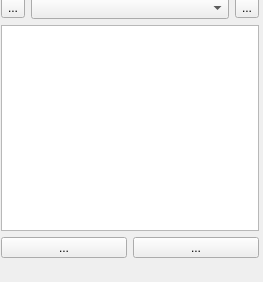
<?xml version="1.0" encoding="UTF-8"?>
<ui version="4.0">
 <class>DockWidget</class>
 <widget class="QDockWidget" name="DockWidget">
  <property name="geometry">
   <rect>
    <x>0</x>
    <y>0</y>
    <width>263</width>
    <height>282</height>
   </rect>
  </property>
  <property name="windowTitle">
   <string>DockWidget</string>
  </property>
  <widget class="QWidget" name="dockWidgetContents">
   <property name="sizePolicy">
    <sizepolicy hsizetype="MinimumExpanding" vsizetype="MinimumExpanding">
     <horstretch>0</horstretch>
     <verstretch>0</verstretch>
    </sizepolicy>
   </property>
   <widget class="QWidget" name="">
    <property name="geometry">
     <rect>
      <x>1</x>
      <y>-3</y>
      <width>258</width>
      <height>261</height>
     </rect>
    </property>
    <layout class="QVBoxLayout" name="verticalLayout" stretch="0,1,0">
     <item>
      <layout class="QHBoxLayout" name="horizontalLayout">
       <item>
        <widget class="QToolButton" name="QgsPreviousTheme">
         <property name="sizePolicy">
          <sizepolicy hsizetype="Fixed" vsizetype="Fixed">
           <horstretch>5</horstretch>
           <verstretch>0</verstretch>
          </sizepolicy>
         </property>
         <property name="text">
          <string>...</string>
         </property>
        </widget>
       </item>
       <item>
        <widget class="QComboBox" name="QgsThemeList"/>
       </item>
       <item>
        <widget class="QToolButton" name="QgsNextTheme">
         <property name="text">
          <string>...</string>
         </property>
        </widget>
       </item>
      </layout>
     </item>
     <item>
      <widget class="QListView" name="QgsThemeView">
       <property name="acceptDrops">
        <bool>true</bool>
       </property>
       <property name="dragEnabled">
        <bool>true</bool>
       </property>
       <property name="dragDropMode">
        <enum>QAbstractItemView::DragDrop</enum>
       </property>
       <property name="defaultDropAction">
        <enum>Qt::LinkAction</enum>
       </property>
      </widget>
     </item>
     <item>
      <layout class="QHBoxLayout" name="horizontalLayout_2">
       <item>
        <widget class="QToolButton" name="QgsAddThemeLayer">
         <property name="sizePolicy">
          <sizepolicy hsizetype="MinimumExpanding" vsizetype="Fixed">
           <horstretch>0</horstretch>
           <verstretch>0</verstretch>
          </sizepolicy>
         </property>
         <property name="text">
          <string>...</string>
         </property>
        </widget>
       </item>
       <item>
        <widget class="QToolButton" name="QgsRemoveThemeLayer">
         <property name="sizePolicy">
          <sizepolicy hsizetype="MinimumExpanding" vsizetype="Fixed">
           <horstretch>0</horstretch>
           <verstretch>0</verstretch>
          </sizepolicy>
         </property>
         <property name="text">
          <string>...</string>
         </property>
        </widget>
       </item>
      </layout>
     </item>
    </layout>
   </widget>
  </widget>
 </widget>
 <resources/>
 <connections/>
</ui>
